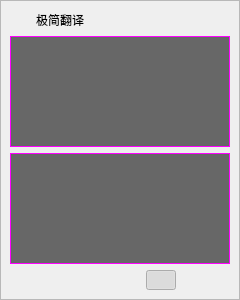
<?xml version="1.0" encoding="UTF-8"?>
<ui version="4.0">
 <class>Translater</class>
 <widget class="QWidget" name="Translater">
  <property name="geometry">
   <rect>
    <x>0</x>
    <y>0</y>
    <width>240</width>
    <height>300</height>
   </rect>
  </property>
  <property name="maximumSize">
   <size>
    <width>16777215</width>
    <height>16777215</height>
   </size>
  </property>
  <property name="windowTitle">
   <string> 极简翻译</string>
  </property>
  <property name="windowIcon">
   <iconset resource="../res.qrc">
    <normaloff>:/icons/ya.ico</normaloff>:/icons/ya.ico</iconset>
  </property>
  <layout class="QVBoxLayout" name="verticalLayout">
   <property name="spacing">
    <number>0</number>
   </property>
   <property name="leftMargin">
    <number>0</number>
   </property>
   <property name="topMargin">
    <number>0</number>
   </property>
   <property name="rightMargin">
    <number>0</number>
   </property>
   <property name="bottomMargin">
    <number>0</number>
   </property>
   <item>
    <widget class="QFrame" name="frame">
     <property name="frameShape">
      <enum>QFrame::StyledPanel</enum>
     </property>
     <property name="frameShadow">
      <enum>QFrame::Raised</enum>
     </property>
     <layout class="QVBoxLayout" name="verticalLayout_2">
      <item>
       <layout class="QHBoxLayout" name="horizontalLayout_2">
        <item>
         <widget class="QLabel" name="Icon">
          <property name="minimumSize">
           <size>
            <width>20</width>
            <height>20</height>
           </size>
          </property>
          <property name="maximumSize">
           <size>
            <width>20</width>
            <height>20</height>
           </size>
          </property>
          <property name="styleSheet">
           <string notr="true">QLabel{
border-image: url(:/icons/ya.ico);
}</string>
          </property>
          <property name="text">
           <string/>
          </property>
         </widget>
        </item>
        <item>
         <widget class="QLabel" name="Title">
          <property name="styleSheet">
           <string notr="true">QLabel{
	color: rgb(0, 0, 0);
	border: None;
}</string>
          </property>
          <property name="text">
           <string>极简翻译</string>
          </property>
         </widget>
        </item>
        <item>
         <spacer name="horizontalSpacer">
          <property name="orientation">
           <enum>Qt::Horizontal</enum>
          </property>
          <property name="sizeHint" stdset="0">
           <size>
            <width>40</width>
            <height>20</height>
           </size>
          </property>
         </spacer>
        </item>
       </layout>
      </item>
      <item>
       <widget class="QPlainTextEdit" name="TextFrom">
        <property name="toolTip">
         <string/>
        </property>
        <property name="styleSheet">
         <string notr="true">QPlainTextEdit {
    background-color: rgba(8, 8, 8, 150);
    color: #ffff00;
    border: 1px solid #ff00ff
}
</string>
        </property>
        <property name="plainText">
         <string/>
        </property>
       </widget>
      </item>
      <item>
       <widget class="QPlainTextEdit" name="TextTo">
        <property name="focusPolicy">
         <enum>Qt::ClickFocus</enum>
        </property>
        <property name="toolTip">
         <string/>
        </property>
        <property name="styleSheet">
         <string notr="true">QPlainTextEdit {
    background-color: rgba(8, 8, 8, 150);
    color: #00ffff;
    border: 1px solid #ff00ff
}
</string>
        </property>
        <property name="readOnly">
         <bool>false</bool>
        </property>
        <property name="plainText">
         <string/>
        </property>
       </widget>
      </item>
      <item>
       <layout class="QHBoxLayout" name="horizontalLayout">
        <item>
         <widget class="QPushButton" name="pBtnCopyTranlate">
          <property name="minimumSize">
           <size>
            <width>30</width>
            <height>20</height>
           </size>
          </property>
          <property name="maximumSize">
           <size>
            <width>30</width>
            <height>20</height>
           </size>
          </property>
          <property name="cursor">
           <cursorShape>PointingHandCursor</cursorShape>
          </property>
          <property name="focusPolicy">
           <enum>Qt::ClickFocus</enum>
          </property>
          <property name="toolTip">
           <string>复制翻译结果</string>
          </property>
          <property name="styleSheet">
           <string notr="true"/>
          </property>
          <property name="text">
           <string/>
          </property>
          <property name="icon">
           <iconset resource="../res.qrc">
            <normaloff>:/icons/drip_copy.ico</normaloff>:/icons/drip_copy.ico</iconset>
          </property>
          <property name="flat">
           <bool>true</bool>
          </property>
         </widget>
        </item>
        <item>
         <widget class="QPushButton" name="bBtnClean">
          <property name="minimumSize">
           <size>
            <width>30</width>
            <height>20</height>
           </size>
          </property>
          <property name="maximumSize">
           <size>
            <width>30</width>
            <height>20</height>
           </size>
          </property>
          <property name="toolTip">
           <string>清空文本</string>
          </property>
          <property name="styleSheet">
           <string notr="true"/>
          </property>
          <property name="text">
           <string/>
          </property>
          <property name="icon">
           <iconset resource="../res.qrc">
            <normaloff>:/icons/drip_trash.ico</normaloff>:/icons/drip_trash.ico</iconset>
          </property>
          <property name="flat">
           <bool>true</bool>
          </property>
         </widget>
        </item>
        <item>
         <widget class="QPushButton" name="pBtnEnToZh">
          <property name="minimumSize">
           <size>
            <width>30</width>
            <height>20</height>
           </size>
          </property>
          <property name="maximumSize">
           <size>
            <width>30</width>
            <height>20</height>
           </size>
          </property>
          <property name="toolTip">
           <string>翻译为中文</string>
          </property>
          <property name="styleSheet">
           <string notr="true"/>
          </property>
          <property name="text">
           <string/>
          </property>
          <property name="icon">
           <iconset resource="../res.qrc">
            <normaloff>:/icons/empty_zh.ico</normaloff>:/icons/empty_zh.ico</iconset>
          </property>
          <property name="checkable">
           <bool>true</bool>
          </property>
          <property name="flat">
           <bool>true</bool>
          </property>
         </widget>
        </item>
        <item>
         <widget class="QPushButton" name="pBtnZhToEn">
          <property name="minimumSize">
           <size>
            <width>30</width>
            <height>20</height>
           </size>
          </property>
          <property name="maximumSize">
           <size>
            <width>30</width>
            <height>20</height>
           </size>
          </property>
          <property name="toolTip">
           <string>翻译为英文</string>
          </property>
          <property name="styleSheet">
           <string notr="true"/>
          </property>
          <property name="text">
           <string/>
          </property>
          <property name="icon">
           <iconset resource="../res.qrc">
            <normaloff>:/icons/black_en.ico</normaloff>:/icons/black_en.ico</iconset>
          </property>
          <property name="checkable">
           <bool>true</bool>
          </property>
          <property name="checked">
           <bool>true</bool>
          </property>
          <property name="flat">
           <bool>true</bool>
          </property>
         </widget>
        </item>
        <item>
         <widget class="QPushButton" name="pBtnPin">
          <property name="sizePolicy">
           <sizepolicy hsizetype="Minimum" vsizetype="Fixed">
            <horstretch>30</horstretch>
            <verstretch>20</verstretch>
           </sizepolicy>
          </property>
          <property name="minimumSize">
           <size>
            <width>30</width>
            <height>20</height>
           </size>
          </property>
          <property name="maximumSize">
           <size>
            <width>30</width>
            <height>20</height>
           </size>
          </property>
          <property name="toolTip">
           <string>防止隐藏</string>
          </property>
          <property name="styleSheet">
           <string notr="true"/>
          </property>
          <property name="text">
           <string/>
          </property>
          <property name="icon">
           <iconset resource="../res.qrc">
            <normaloff>:/icons/drip_pin.ico</normaloff>:/icons/drip_pin.ico</iconset>
          </property>
          <property name="checkable">
           <bool>true</bool>
          </property>
          <property name="flat">
           <bool>true</bool>
          </property>
         </widget>
        </item>
       </layout>
      </item>
     </layout>
    </widget>
   </item>
  </layout>
 </widget>
 <resources>
  <include location="../res.qrc"/>
 </resources>
 <connections/>
</ui>
